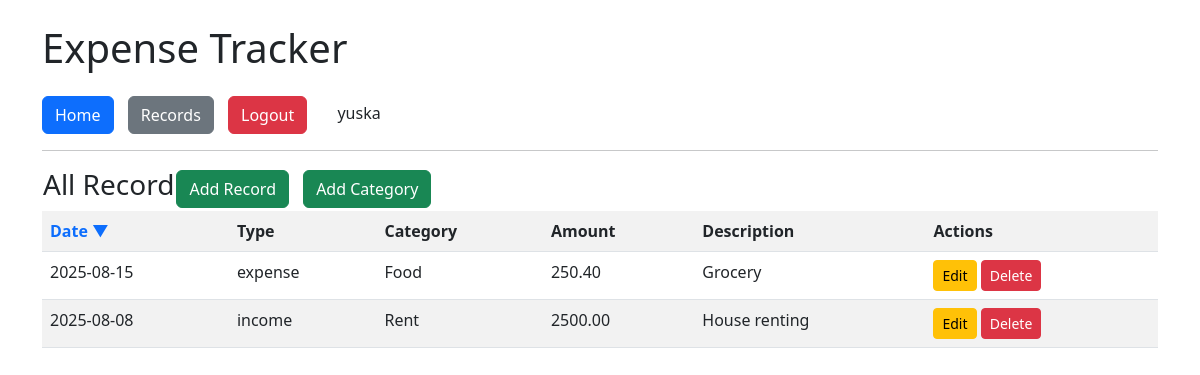
The page /records/ (signed in) on the database its author committed.
### models/models.py (models this page shows)
class User(db.Model, UserMixin):
    id = db.Column(db.Integer, primary_key=True)
    username = db.Column(db.String(50), unique=True, nullable=False)
    password = db.Column(db.String(200), nullable=False)
    records = db.relationship("Record", backref="user", lazy=True)
    categories = db.relationship("Category", backref="user", lazy=True)

class Record(db.Model):
    id = db.Column(db.Integer, primary_key=True)
    date = db.Column(db.String(20), nullable=False)
    type = db.Column(db.String(10), nullable=False)
    category = db.Column(db.String(50), nullable=False)
    amount = db.Column(db.Float, nullable=False)
    description = db.Column(db.String(200))
    user_id = db.Column(db.Integer, db.ForeignKey("user.id"), nullable=False)

### routes/records.py (the view)
@records_bp.route("/")
@login_required
def list_records():
    sort = request.args.get("sort", "desc")
    q = Record.query.filter_by(user_id=current_user.id)
    if sort == "asc":
        records = q.order_by(Record.date.asc()).all()
    else:
        records = q.order_by(Record.date.desc()).all()
    return render_template("records.html", records=records, sort=sort)

### app.py (called while the page is built)
def create_app():
    app = Flask(__name__)
    app_env = os.environ.get("APP_ENV", "development").lower()
    if app_env == "production":
        app.config.from_object(ProdConfig)
    else:
        app.config.from_object(DevConfig)
    db.init_app(app)
    from routes.auth import auth_bp
    from routes.home import home_bp
    from routes.records import records_bp
    from routes.categories import categories_bp
    app.register_blueprint(auth_bp)
    app.register_blueprint(home_bp)
    app.register_blueprint(records_bp)
    app.register_blueprint(categories_bp)
    login_manager = LoginManager()
    login_manager.init_app(app)
    login_manager.login_view = "auth.login"
    @login_manager.user_loader
    def load_user(user_id):
        return User.query.get(int(user_id))
    return app

### templates/records.html
{% extends "base.html" %}
{% block content %}
<table>
	<tr>
		<th>
			<h3>All Record</h3>
		</th>
		<th>
			<nav>
				<a href="{{ url_for('records.add_record') }}" class="btn btn-success">Add Record</a>
				<a href="{{ url_for('categories.add_category') }}" class="btn btn-success">Add Category</a>
			</nav>
		</th>
	</tr>
</table>
<table class="table table-striped">
	<tr>
		<th>
			<a href="{{ url_for('records.list_records', sort='asc' if sort=='desc' else 'desc') }}" class="text-decoration-none">
			Date
			{% if sort == 'asc' %}
            	▲
          	{% else %}
            	▼
         	{% endif %}
        </a>
		</th><th>Type</th><th>Category</th><th>Amount</th><th>Description</th><th>Actions</th>
  	</tr>
	{% for r in records %}
	<tr>
		<td>{{ r.date }}</td>
		<td>{{ r.type }}</td>
		<td>{{ r.category }}</td>
		<td>{{ "%.2f"|format(r.amount) }}</td>
		<td>{{ r.description }}</td>
		<td>
			<a href="{{ url_for('records.edit_record', id=r.id) }}" class="btn btn-warning btn-sm">Edit</a>
			<a href="{{ url_for('records.delete_record', id=r.id) }}" class="btn btn-danger btn-sm">Delete</a>
	    </td>
	</tr>
	{% endfor %}
</table>
{% endblock %}

### templates/base.html (shortened to what this page needs)
<!DOCTYPE html>
<html>
<head>
	<link rel="stylesheet" href="{{ url_for('static', filename='css/style.css') }}">
	<link rel="stylesheet" href="https://cdn.jsdelivr.net/npm/bootstrap@5.3.0/dist/css/bootstrap.min.css">
</head>
<body class="container mt-4">
	<h1 class="mb-4">Expense Tracker</h1>
	<nav>
		<a href="{{ url_for('home.index') }}" class="btn btn-primary">Home</a>
		<a href="{{ url_for('records.list_records') }}" class="btn btn-secondary">Records</a>
		{% if current_user.is_authenticated %}
        <a href="{{ url_for('auth.logout') }}" class="btn btn-danger">Logout</a>
        <span class="ms-3">{{ current_user.username }}</span>
    	{% else %}
        <a href="{{ url_for('auth.login') }}" class="btn btn-success">Login</a>
        <a href="{{ url_for('auth.register') }}" class="btn btn-info">Register</a>
    {% endif %}
	</nav>
	<hr>
	{% block content %}{% endblock %}
</body>
</html>

### static/css/style.css (style rules this page uses)
body { background-color: #f8f9fa; font-family: Arial, sans-serif; }
h1, h3 { color: #333; }
nav a { margin-right: 10px; }

### rows shown on the page
User: username "yuska"
Record: date "2025-08-15", type "expense", category "Food", amount "250.40", description "Grocery"
Record: date "2025-08-08", type "income", category "Rent", amount "2500.00", description "House renting"
